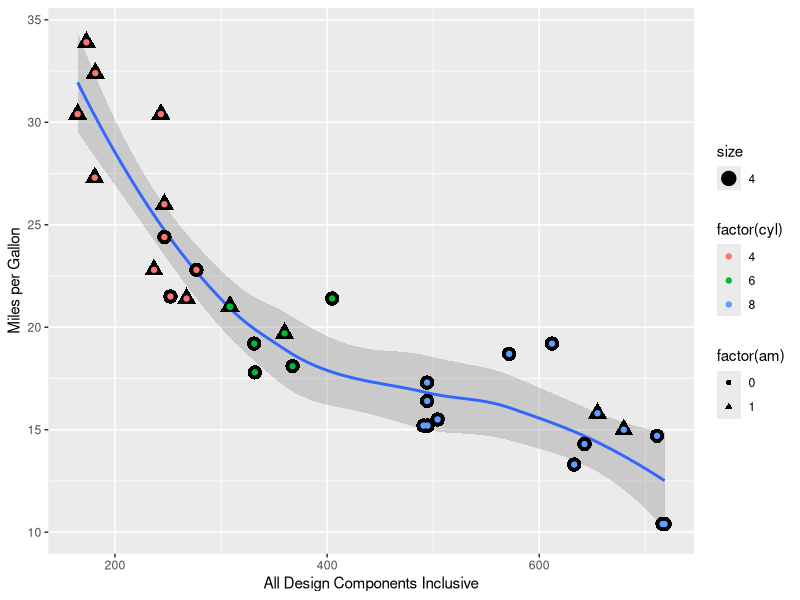
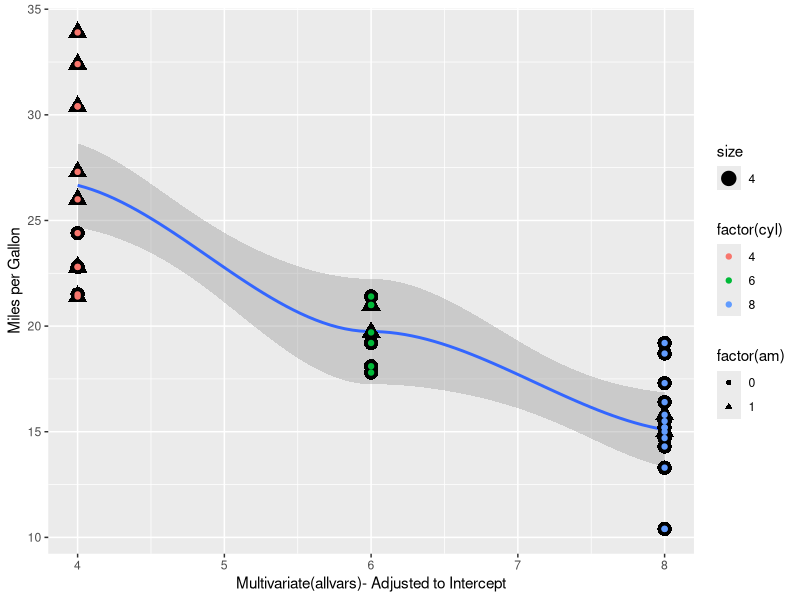
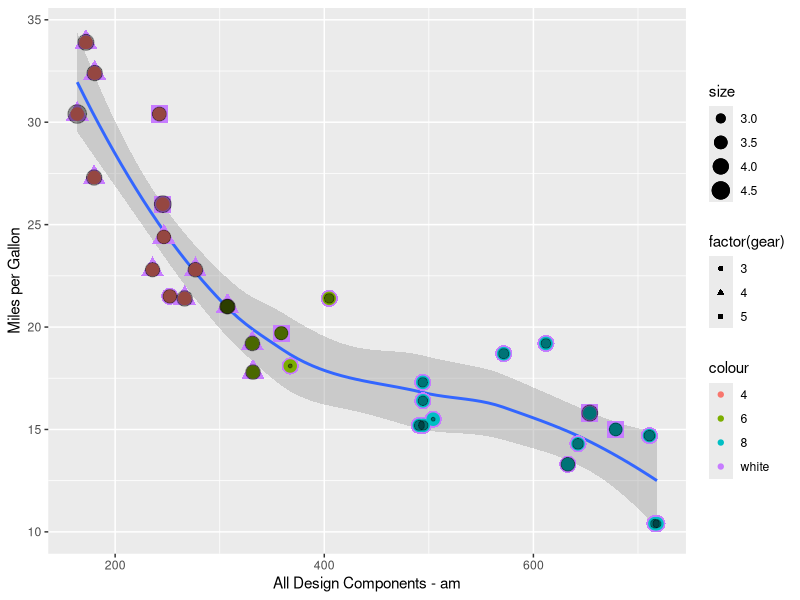
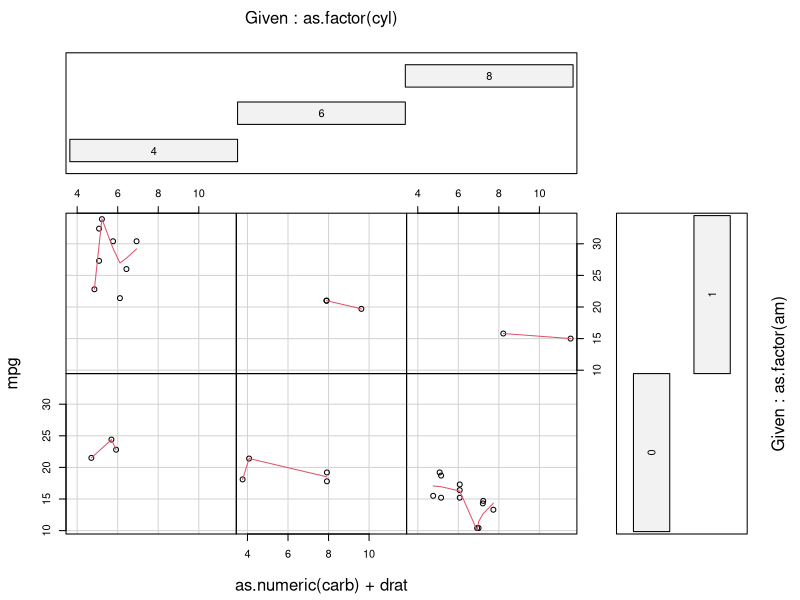
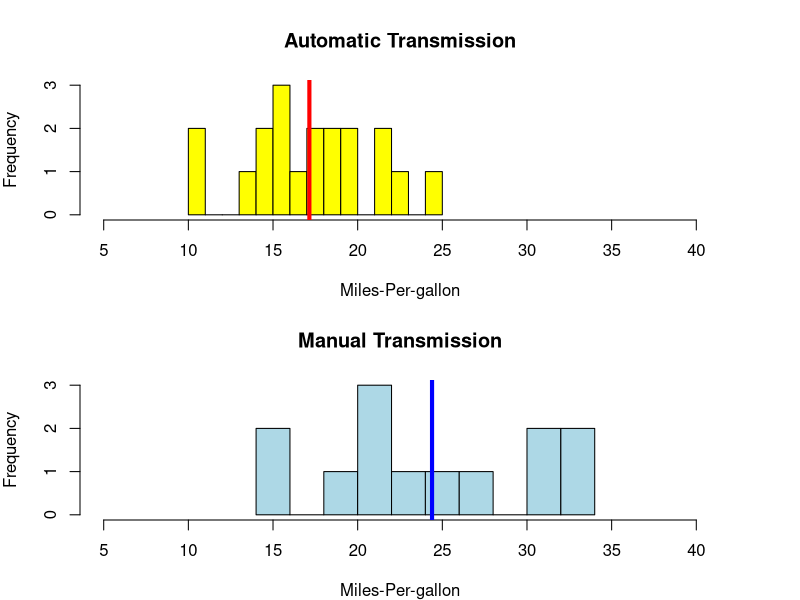
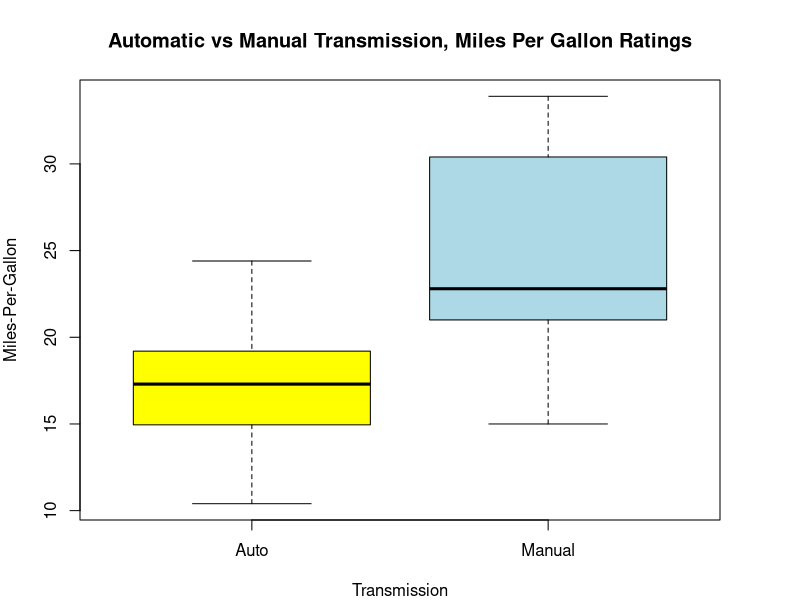

Write the R code that produced these figures, in order.
## ---- chunk 1
rm(list=ls());library(car);library(dplyr);library(xtable);data("mtcars");any(is.na(mtcars))
## ---- chunk 2
mean(mtcars$mpg);ordmtcars <<- mtcars[order(mtcars$mpg,decreasing = FALSE),]
str(ordmtcars);summary(ordmtcars);ordmtcars[27:32,]
## ---- chunk 3
library(kernlab)
set.seed(8932)
trainIndicator = rbinom(32, size = 1, prob = 0.5)
table(trainIndicator)
## ---- chunk 4
library(car);library(ggplot2)
data("mtcars")
as.numeric(unlist(mtcars))
f3 <- lm(mpg ~ ., data = mtcars)
coef(summary(f3))
vif(f3)
sqrt(vif(f3))
par(mfrow = c(1, 1), mar = c(3,3,3,2))
g <- ggplot(mtcars, aes(x = (cyl + disp + hp + drat + wt + qsec + vs + am + gear + carb), y = mpg),)
g <- g + xlab("All Design Components Inclusive")
g <- g + ylab("Miles per Gallon")
g <- g + geom_smooth(aes(method = "lm", se = FALSE))
g <- g + geom_point(aes(shape = factor(am), size = 4.0))
g <- g + geom_point(aes(colour = factor(cyl)))
g
## ---- chunk 5
library(car);library(ggplot2)
f6 <- lm(mpg ~ . -1, data = ordmtcars)
coef(summary(f6))
confint(f6)
par(mfrow = c(1,1), mar = c(4,4,2,2)) # set margin
g <- ggplot(mtcars, aes(x = cyl, disp, hp, drat, wt, qsec, vs, am, gear, carb, am, -1, y = mpg),)
g <- g + xlab("Multivariate(allvars)- Adjusted to Intercept")
g <- g + ylab("Miles per Gallon")
g <- g + geom_smooth(aes(method = "lm", se = FALSE))
g <- g + geom_point(aes(shape = factor(am), size = 4.0))
g <- g + geom_point(aes(colour = factor(cyl)))
g
## ---- chunk 6
data("mtcars");as.numeric(unlist(mtcars))
f4 <- lm(mpg ~ . - am, data = mtcars)
coef(summary(f4));vif(f4);sqrt(vif(f4));# plot(f3)
par(mfrow = c(1, 1), mar = c(4,4,4,2))
g <- ggplot(mtcars, aes(x = (cyl + disp + hp + drat + wt + qsec + vs + gear + carb), y = mpg),)
g <- g + xlab("All Design Components - am")
g <- g + ylab("Miles per Gallon")
g <- g + geom_smooth(aes(method = "lm", se = FALSE))
g <- g + geom_point(size = 2.5, col = "black", alpha = .85)
g <- g + geom_point(aes(shape = factor(gear), size = 4.5, colour = "white"))
g <- g + geom_point(aes(colour = factor(cyl), size = 3.5))
g <- g + geom_point(aes(size = drat), alpha = .4)
g
# par(mfrow = c(2, 2), mar = c(4,4,4,2))
# plot(f4)
## ---- chunk 7
library(car)
f7 <- lm(mpg ~ factor(am), data = ordmtcars)
fm2 <- update(f7, mpg ~ cyl)
fm3 <- update(f7, mpg ~ cyl + disp)
fm4 <- update(f7, mpg ~ cyl + disp + hp)
fm5 <- update(f7, mpg ~ cyl + disp + hp + drat)
fm6 <- update(f7, mpg ~ cyl + disp + hp + drat + wt)
fm7 <- update(f7, mpg ~ cyl + disp + hp + drat + wt +  qsec)
fm8 <- update(f7, mpg ~ cyl + disp + hp + drat + wt +  qsec + vs)
fm9 <- update(f7, mpg ~ cyl + disp + hp + drat + wt +  qsec + vs + gear)
fm10 <- update(f7, mpg ~ cyl + disp + hp + drat + wt +  qsec + vs + gear + carb)
anova(f7, fm2, fm3, fm4, fm5, fm6, fm7, fm8, fm9, fm10)
vif(fm6)
sqrt(vif(fm6))
confint(fm6)
## ---- chunk 8
# ppplot <- pairs(ordmtcars, main = "mtcars data")
coplot(mpg ~ as.numeric(carb) + drat | as.factor(cyl) +  as.factor(am), data = mtcars,
       panel = panel.smooth, rows = 1)
## ---- chunk 9
data(mtcars)
par(mfrow = c(2,1), mar = c(4,4,4,4)) # set margin
mtcars$vs <- factor(mtcars$vs, labels = c("V-block", "S-block")); mtcars$am <- factor(mtcars$am, labels = c("Auto", "Manual")); mtcars$gear <- factor(mtcars$gear); mtcars$carb <- factor(mtcars$carb)
hist(mtcars$mpg[mtcars$am=="Auto"], breaks=10, xlab = "Miles-Per-gallon", ylab = "Frequency", main = "Automatic Transmission", col = "yellow", xlim = range(5:40))
abline(v=mean(mtcars$mpg[mtcars$am=="Auto"]), col="red", lwd = 4)
hist(mtcars$mpg[mtcars$am=="Manual"], breaks=10, xlab = "Miles-Per-gallon", ylab = "Frequency", main = "Manual Transmission", col="lightblue", xlim = range(5:40))
abline(v=mean(mtcars$mpg[mtcars$am=="Manual"]), col="blue", lwd = 4)
## ---- chunk 10
data("mtcars");par(mfrow = c(1,1), mar = c(4,4,4,4))
mtcars$vs <- factor(mtcars$vs, labels = c("V-block", "S-block")); mtcars$am <- factor(mtcars$am, labels = c("Auto", "Manual")); mtcars$gear <- factor(mtcars$gear); mtcars$carb <- factor(mtcars$carb)
boxplot(mpg ~ am, data = mtcars, col = (c("yellow","lightblue")), ylab = "Miles-Per-Gallon", xlab = "Transmission", main =  "Automatic vs Manual Transmission, Miles Per Gallon Ratings")
